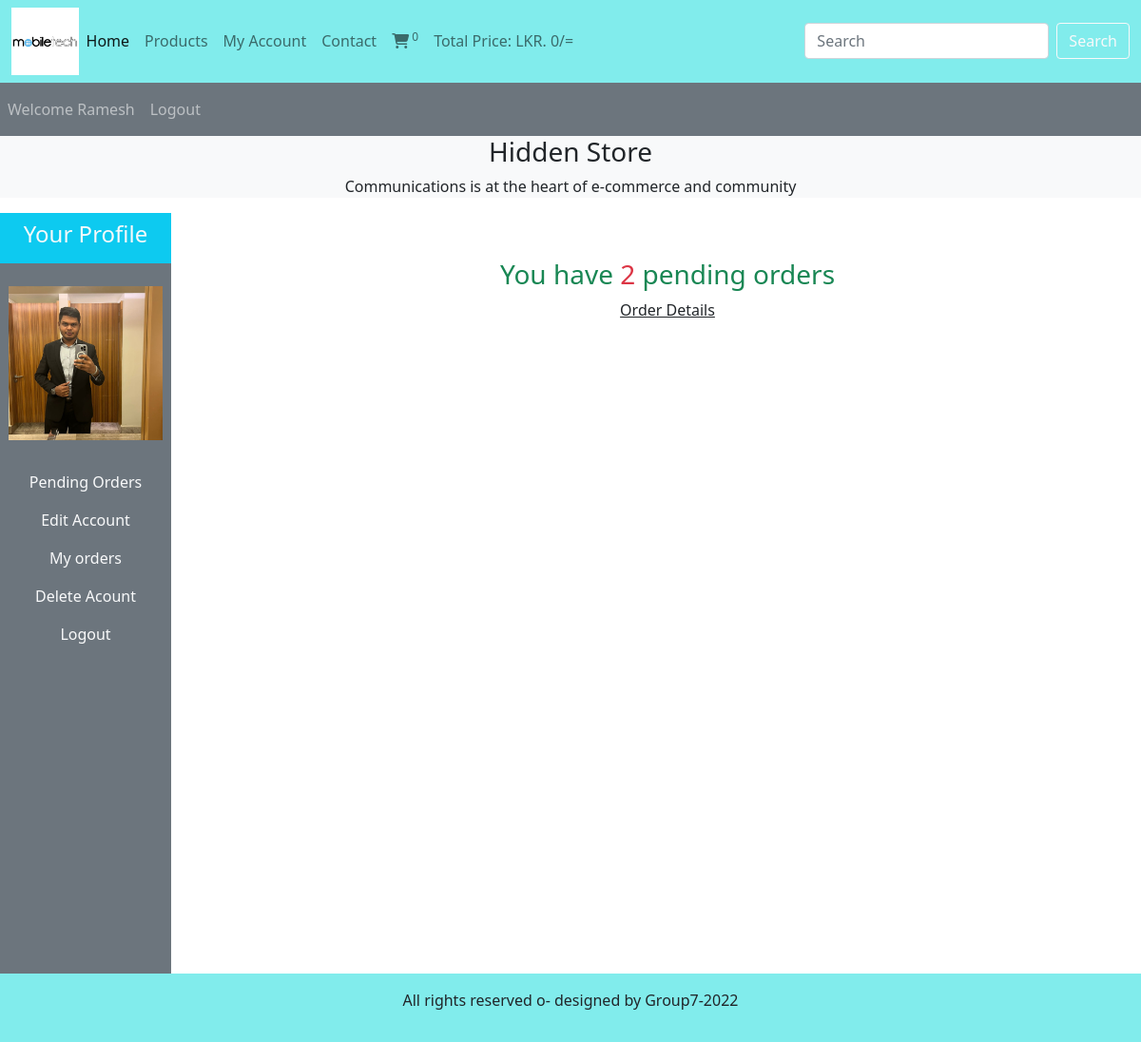
The page /users_area/profile.php (signed in) on the database its author committed.
### tables this page shows
CREATE TABLE IF NOT EXISTS `user_table` (
  `user_id` int NOT NULL AUTO_INCREMENT,
  `user_name` varchar(100) NOT NULL,
  `user_email` varchar(100) NOT NULL,
  `user_password` varchar(255) NOT NULL,
  `user_image` varchar(255) NOT NULL,
  `user_ip` varchar(100) NOT NULL,
  `user_address` varchar(255) NOT NULL,
  `user_mobile` varchar(20) NOT NULL,
  PRIMARY KEY (`user_id`)
);

### users_area/profile.php (the view, shortened to what this page needs)
<?php
    include("../includes/connect.php");
    include("../functions/common_function.php");
?>
<!DOCTYPE html>
<html lang="en">
<head>
        <link href="https://cdn.jsdelivr.net/npm/bootstrap@5.0.2/dist/css/bootstrap.min.css"
        rel="stylesheet"
>
        <link rel="stylesheet" href="https://cdnjs.cloudflare.com/ajax/libs/font-awesome/6.2.1/css/all.min.css"
 />
        <link rel="stylesheet" href="../style.css">
</head>
<body>
    <div class="container-fluid p-0">
        <nav class="navbar navbar-expand-lg navbar-light" style="background-color: #81ecec;">
            <div class="container-fluid">
                <img src="../images/logo.png" alt="" class="logo">
                <div class="collapse navbar-collapse" id="navbarSupportedContent">
                <ul class="navbar-nav me-auto mb-2 mb-lg-0">
                    <li class="nav-item">
                    <a class="nav-link active" aria-current="page" href="../index.php">Home</a>
                    </li>
                    <li class="nav-item">
                    <a class="nav-link" href="../display_all.php">Products</a>
                    </li>
                    <li class="nav-item">
                    <a class="nav-link" href="profile.php">My Account</a>
                    </li>
                    <li class="nav-item">
                    <a class="nav-link" href="#">Contact</a>
                    </li>
                    <li class="nav-item">
                    <a class="nav-link" href="../cart.php"><i class="fa-solid fa-cart-shopping"></i><sup>
                        <?php
                            cart_item();
                        ?>
                        </sup>
                    </a>
                    </li>
                    <li class="nav-item">
                    <a class="nav-link" href="#">Total Price: LKR.
                        ?>/=
                    </a>
                    </li>
                </ul>
            <form class="d-flex" action="../search_product.php" method="get">
                <input class="form-control me-2" type="search" placeholder="Search" aria-label="Search" name="search_data">
                <input type="submit" value="Search" class="btn btn-outline-light" name="search_data_product">
            </form>
        </div>
    </div>
</nav>
    <nav class="navbar navbar-expand-lg navbar-dark bg-secondary">
        <ul class="navbar-nav ma-auto">
            <?php
                if(!isset($_SESSION['username'])){
                    echo "
                    <li class='nav-item'>
                            <a class='nav-link' href='user_login.php'>Welcome Guest</a>
                    </li>";
                }else{echo "
                    <li class='nav-item'>
                            <a class='nav-link' href='logout.php'>Welcome ".$_SESSION['username']."</a>
                    </li>";}
                if(!isset($_SESSION['username'])){
                    echo "
                    <li class='nav-item'>
                            <a class='nav-link' href='user_login.php'>Login</a>
                    </li>";
                }else{echo "
                    <li class='nav-item'>
                            <a class='nav-link' href='logout.php'>Logout</a>
                    </li>";}
            ?>
        </ul>
    </nav>
    <div class="bg-light">
        <h3 class="text-center">Hidden Store</h3>
        <p class="text-center">Communications is at the heart of e-commerce and community</p>
    </div>
    <div class="row">
        <div class="col-md-2">
            <ul class="navbar-nav bg-secondary text-center" style="height:100vh">
                <li class="nav-item bg-info">
                    <a class="nav-link text-light" href="#" ><h4>Your Profile</h4></a>
                </li>
                <?php
                    global $con;
                    $user_name=$_SESSION['username'];
                    $user_image_query="select * from user_table where user_name='$user_name'";
                    $user_image=mysqli_query($con,$user_image_query);
                    $row_image=mysqli_fetch_array($user_image);
                    $user_image=$row_image['user_image'];
                    echo "
                        <li class='nav-item'>
                            <img src='user_images/$user_image' alt='$user_name' class='profile_img my-4'>
                        </li>";
                ?>
                <li class="nav-item ">
                    <a class="nav-link text-light" href="profile.php" >Pending Orders</a>
                </li>
                <li class="nav-item ">
                    <a class="nav-link text-light" href="profile.php?edit_account" >Edit Account</a>
                </li>
                <li class="nav-item ">
                    <a class="nav-link text-light" href="profile.php?my_orders" >My orders</a>
                </li>
                <li class="nav-item ">
                    <a class="nav-link text-light" href="profile.php?delete_account" >Delete Acount</a>
                </li>
                <li class="nav-item ">
                    <a class="nav-link text-light" href="logout.php" >Logout</a>
                </li>
            </ul>
        </div>
        <div class="col-md-10 text-center">
            <?php
                get_user_order_details();
            ?>
        </div>
    </div>
    <?php
        include ('../includes/footer.php');
    ?>
    </div>
</body>
</html>

### functions/common_function.php (shortened to what this page needs)
<?php
    function getIPAddress() {
         if(!empty($_SERVER['HTTP_CLIENT_IP'])) {
                    $ip = $_SERVER['HTTP_CLIENT_IP'];
            }
        elseif (!empty($_SERVER['HTTP_X_FORWARDED_FOR'])) {
                    $ip = $_SERVER['HTTP_X_FORWARDED_FOR'];
         }
        else{
                 $ip = $_SERVER['REMOTE_ADDR'];
         }
         return $ip;
    }
    function cart_item(){
        if(isset($_GET['add_to_cart'])){
            global $con;
            $get_ip_address = getIPAddress();
            $select_query="select * from cart_details where ip_address='$get_ip_address'";
            $result_query=mysqli_query($con,$select_query);
            $count_cart_items=mysqli_num_rows($result_query);
        }else{
            global $con;
            $get_ip_address = getIPAddress();
            $select_query="select * from cart_details where ip_address='$get_ip_address'";
            $result_query=mysqli_query($con,$select_query);
            $count_cart_items=mysqli_num_rows($result_query);
        }
        echo $count_cart_items;
    }
    function total_cart_price(){
        $total_price=0;
        echo $total_price;
    }
    function get_user_order_details(){
        global $con;
        $user_name=$_SESSION['username'];
        $get_details="Select * from user_table where user_name='$user_name'";
        $result_query=mysqli_query($con,$get_details);
        while($row_query=mysqli_fetch_array($result_query)){
            $user_id=$row_query['user_id'];
            if(!isset($_GET['edit_account'])){
                if(!isset($_GET['my_orders'])){
                    if(!isset($_GET['delete_account'])){
                        $get_orders="Select * from user_orders where user_id=$user_id and order_status='pending'";
                        $result_orders_query=mysqli_query($con,$get_orders);
                        $row_count=mysqli_num_rows($result_orders_query);
                        if($row_count>0){
                            echo "<h3 class='text-center text-success mt-5 mb-2'>You have <span class='text-danger'>$row_count</span> pending orders</h3>
                            <p class='text-center'><a href='profile.php?my_orders' class='text-dark'>Order Details</a></p>";
                        }else{
                            echo "<h3 class='text-center text-success mt-5 mb-2'>You have Zero pending orders</h3>
                            <p class='text-center'><a href='../index.php' class='text-dark'>Explore products</a></p>";
                        }
                    }
                }
            }
        }
    }
?>

### style.css (style rules this page uses)
* { margin: 0; padding: 0; box-sizing: border-box; }
.logo { width: 6%; height: 6%; }

### users_area/profile.php (style rules this page uses)
body { overflow-x:hidden; }
.profile_img { width: 90%; margin:auto; display:block: object-fit:content; }

### rows shown on the page
user_table: user_image (picture), row_count "2"

### other values the page prints
$count_cart_items "0"
$total_price "0"
$_SESSION['username'] "Ramesh"
